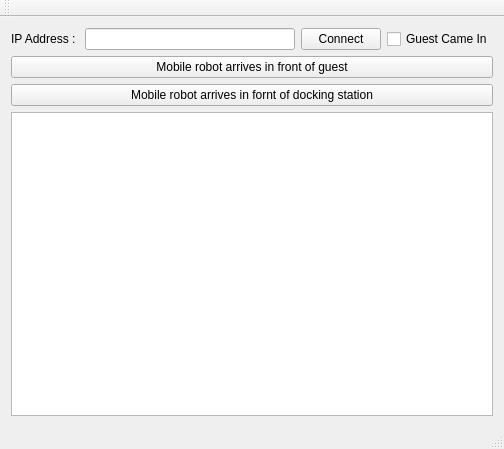
<?xml version="1.0" encoding="UTF-8"?>
<ui version="4.0">
 <class>MainWindow</class>
 <widget class="QMainWindow" name="MainWindow">
  <property name="geometry">
   <rect>
    <x>0</x>
    <y>0</y>
    <width>504</width>
    <height>449</height>
   </rect>
  </property>
  <property name="windowTitle">
   <string>MobileRobot</string>
  </property>
  <widget class="QWidget" name="centralWidget">
   <layout class="QGridLayout" name="gridLayout">
    <item row="0" column="0">
     <layout class="QHBoxLayout" name="horizontalLayout">
      <item>
       <widget class="QLabel" name="label">
        <property name="text">
         <string>IP Address : </string>
        </property>
       </widget>
      </item>
      <item>
       <widget class="QLineEdit" name="ipAddress"/>
      </item>
      <item>
       <widget class="QPushButton" name="connectBtn">
        <property name="text">
         <string>Connect</string>
        </property>
       </widget>
      </item>
      <item>
       <widget class="QCheckBox" name="guestCbox">
        <property name="text">
         <string>Guest Came In</string>
        </property>
       </widget>
      </item>
     </layout>
    </item>
    <item row="1" column="0">
     <widget class="QPushButton" name="positionBtn">
      <property name="text">
       <string>Mobile robot arrives in front of guest</string>
      </property>
     </widget>
    </item>
    <item row="3" column="0">
     <widget class="QTextBrowser" name="tcpMessage"/>
    </item>
    <item row="2" column="0">
     <widget class="QPushButton" name="btnDockingStation">
      <property name="text">
       <string>Mobile robot arrives in fornt of docking station</string>
      </property>
     </widget>
    </item>
   </layout>
  </widget>
  <widget class="QMenuBar" name="menuBar">
   <property name="geometry">
    <rect>
     <x>0</x>
     <y>0</y>
     <width>504</width>
     <height>20</height>
    </rect>
   </property>
  </widget>
  <widget class="QToolBar" name="mainToolBar">
   <attribute name="toolBarArea">
    <enum>TopToolBarArea</enum>
   </attribute>
   <attribute name="toolBarBreak">
    <bool>false</bool>
   </attribute>
  </widget>
  <widget class="QStatusBar" name="statusBar"/>
 </widget>
 <layoutdefault spacing="6" margin="11"/>
 <resources/>
 <connections/>
</ui>
